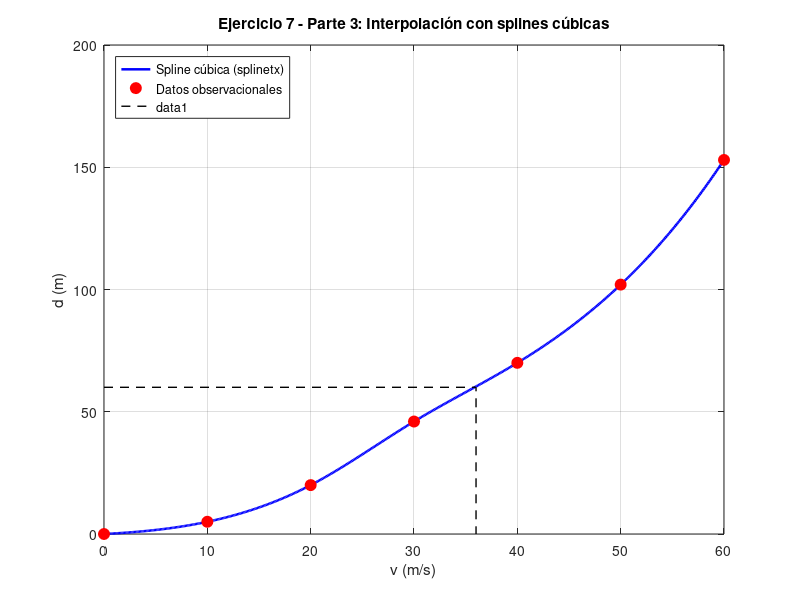

Source code (MATLAB):
function parte3()
  % Datos de la tabla
  v = [0, 10, 20, 30, 40, 50, 60];
  d = [0, 5, 20, 46, 70, 102, 153];

  % 1. Malla fina para la representación de la curva spline d(v)
  v_grid = linspace(0, 60, 500);
  d_spline = interp1(v, d, v_grid, 'spline');

  % 2. Invertir la interpolación spline para hallar v cuando d = 60 m
  d_lim = 60;
  v_lim_spline = interp1(d, v, d_lim, 'spline');

  fprintf('Velocidad límite con spline cúbica (splinetx): %.4f m/s\n', v_lim_spline);

  % 3. Gráfica comparativa
  figure;
  plot(v_grid, d_spline, 'b-', 'LineWidth', 1.8, 'DisplayName', 'Spline cúbica (splinetx)');
  hold on;
  plot(v, d, 'ro', 'MarkerFaceColor', 'r', 'MarkerSize', 8, 'DisplayName', 'Datos observacionales');
  plot([0, v_lim_spline, v_lim_spline], [d_lim, d_lim, 0], 'k--', 'LineWidth', 1);

  grid on;
  xlabel('v (m/s)'); ylabel('d (m)');
  title('Ejercicio 7 - Parte 3: Interpolación con splines cúbicas');
  legend('location', 'northwest');
end
